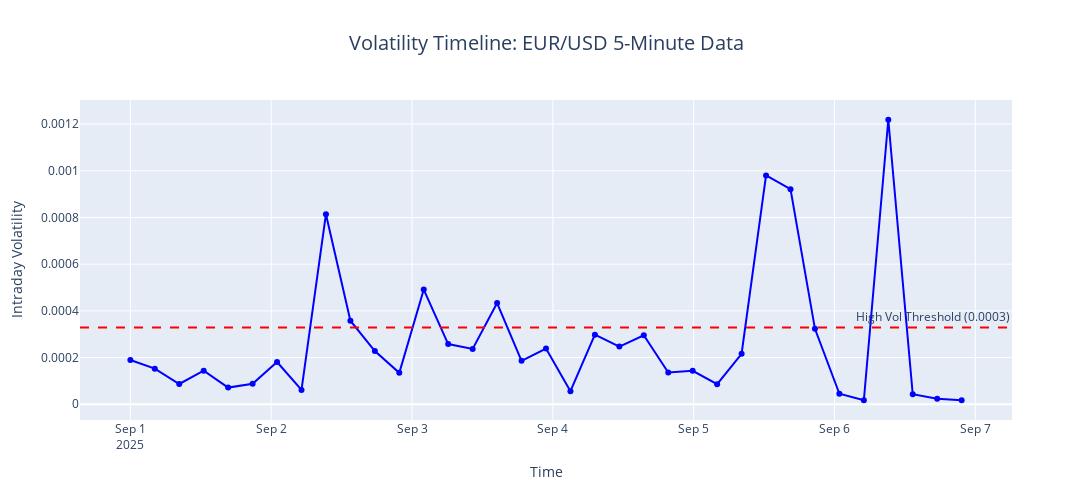

The notebook cell saved with this chart:
### Markdown cell above
## 6. Interactive Volatility Analysis

Create interactive visualizations to explore volatility patterns in detail and identify specific trading opportunities and risk periods.

### Code cell
def create_interactive_heatmap(data):
    """
    Create interactive Plotly heatmap
    """
    # Prepare data for interactive heatmap
    hourly_daily_vol = data.groupby(['day_of_week_num', 'hour'])['intraday_volatility'].mean().unstack()
    
    # Create day labels
    day_labels = ['Monday', 'Tuesday', 'Wednesday', 'Thursday', 'Friday', 'Saturday', 'Sunday']
    
    # Create interactive heatmap
    fig = go.Figure(data=go.Heatmap(
        z=hourly_daily_vol.values,
        x=list(range(24)),
        y=day_labels,
        colorscale='YlOrRd',
        hoverongaps=False,
        hovertemplate='<b>%{y}</b><br>Hour: %{x}:00<br>Volatility: %{z:.4f}<extra></extra>',
        colorbar=dict(title="Average Intraday Volatility")
    ))
    
    fig.update_layout(
        title=dict(
            text='Interactive Volatility Heatmap: EUR/USD Intraday Patterns',
            x=0.5,
            font=dict(size=20)
        ),
        xaxis=dict(
            title='Hour of Day',
            tickmode='linear',
            tick0=0,
            dtick=2
        ),
        yaxis=dict(title='Day of Week'),
        width=1000,
        height=600
    )
    
    return fig

def create_volatility_timeline(data):
    """
    Create interactive timeline of volatility
    """
    # Sample data for timeline (every 50th point to avoid overcrowding)
    timeline_data = data.iloc[::50].copy()
    
    fig = go.Figure()
    
    # Add volatility line
    fig.add_trace(go.Scatter(
        x=timeline_data.index,
        y=timeline_data['intraday_volatility'],
        mode='lines+markers',
        name='Intraday Volatility',
        line=dict(color='blue', width=2),
        hovertemplate='<b>%{x}</b><br>Volatility: %{y:.4f}<extra></extra>'
    ))
    
    # Add high volatility threshold line
    high_vol_threshold = data['intraday_volatility'].quantile(0.8)
    fig.add_hline(
        y=high_vol_threshold,
        line_dash="dash",
        line_color="red",
        annotation_text=f"High Vol Threshold ({high_vol_threshold:.4f})"
    )
    
    fig.update_layout(
        title=dict(
            text='Volatility Timeline: EUR/USD 5-Minute Data',
            x=0.5,
            font=dict(size=20)
        ),
        xaxis=dict(title='Time'),
        yaxis=dict(title='Intraday Volatility'),
        width=1200,
        height=500
    )
    
    return fig

if 'volatility_data' in locals() and volatility_data is not None:
    print("🔄 Creating interactive visualizations...")
    
    # Create interactive heatmap
    interactive_heatmap = create_interactive_heatmap(volatility_data)
    interactive_heatmap.show()
    
    # Create volatility timeline
    volatility_timeline = create_volatility_timeline(volatility_data)
    volatility_timeline.show()
    
    # Risk analysis summary
    print("\n🎯 Risk Analysis Summary:")
    
    # Find highest volatility periods
    top_vol_periods = volatility_data.nlargest(10, 'intraday_volatility')[['intraday_volatility', 'hour', 'day_of_week']]
    print("\n📈 Top 10 Highest Volatility Periods:")
    display(top_vol_periods)
    
    # Hourly volatility analysis
    hourly_vol = volatility_data.groupby('hour')['intraday_volatility'].agg(['mean', 'std', 'count']).round(4)
    print("\n⏰ Average Volatility by Hour:")
    display(hourly_vol.head(12))  # Show first 12 hours
    
    # Trading session analysis
    trading_sessions = {
        'Asian': (0, 8),
        'European': (8, 16),
        'American': (16, 24)
    }
    
    print("\n🌍 Trading Session Analysis:")
    for session, (start_hour, end_hour) in trading_sessions.items():
        session_data = volatility_data[(volatility_data['hour'] >= start_hour) & (volatility_data['hour'] < end_hour)]
        if len(session_data) > 0:
            avg_vol = session_data['intraday_volatility'].mean()
            print(f"   {session} Session ({start_hour:02d}:00-{end_hour:02d}:00): {avg_vol:.4f} ({avg_vol*100:.2f}%)")
    
else:
    print("❌ Cannot create interactive analysis - no data available")

### Figure 1 — Plotly figure (JSON) as saved in the notebook; plotly's stock layout.template omitted (floating-point values rounded to 4 significant figures)
{"data": [{"hovertemplate": "<b>%{x}</b><br>Volatility: %{y:.4f}<extra></extra>", "line": {"color": "blue", "width": 2}, "mode": "lines+markers", "name": "Intraday Volatility", "type": "scatter", "x": ["2025-09-01T00:00:00+00:00", "2025-09-01T04:10:00+00:00", "2025-09-01T08:20:00+00:00", "2025-09-01T12:30:00+00:00", "2025-09-01T16:40:00+00:00", "2025-09-01T20:50:00+00:00", "2025-09-02T01:00:00+00:00", "2025-09-02T05:10:00+00:00", "2025-09-02T09:20:00+00:00", "2025-09-02T13:30:00+00:00", "2025-09-02T17:40:00+00:00", "2025-09-02T21:50:00+00:00", "2025-09-03T02:00:00+00:00", "2025-09-03T06:10:00+00:00", "2025-09-03T10:20:00+00:00", "2025-09-03T14:30:00+00:00", "2025-09-03T18:40:00+00:00", "2025-09-03T22:50:00+00:00", "2025-09-04T03:00:00+00:00", "2025-09-04T07:10:00+00:00", "2025-09-04T11:20:00+00:00", "2025-09-04T15:30:00+00:00", "2025-09-04T19:40:00+00:00", "2025-09-04T23:50:00+00:00", "2025-09-05T04:00:00+00:00", "2025-09-05T08:10:00+00:00", "2025-09-05T12:20:00+00:00", "2025-09-05T16:30:00+00:00", "2025-09-05T20:40:00+00:00", "2025-09-06T00:50:00+00:00", "2025-09-06T05:00:00+00:00", "2025-09-06T09:10:00+00:00", "2025-09-06T13:20:00+00:00", "2025-09-06T17:30:00+00:00", "2025-09-06T21:40:00+00:00"], "y": [0.0001896, 0.0001524, 8.677e-05, 0.0001437, 7.122e-05, 8.752e-05, 0.0001809, 6.128e-05, 0.0008142, 0.000358, 0.0002276, 0.0001346, 0.0004913, 0.0002579, 0.0002367, 0.0004333, 0.0001858, 0.0002387, 5.578e-05, 0.0002982, 0.0002469, 0.0002952, 0.0001359, 0.000143, 8.569e-05, 0.0002163, 0.0009803, 0.0009212, 0.0003229, 4.482e-05, 1.708e-05, 0.001219, 4.269e-05, 2.349e-05, 1.708e-05]}], "layout": {"annotations": [{"showarrow": false, "text": "High Vol Threshold (0.0003)", "x": 1, "xanchor": "right", "xref": "x domain", "y": 0.0003293, "yanchor": "bottom", "yref": "y"}], "height": 500, "shapes": [{"line": {"color": "red", "dash": "dash"}, "type": "line", "x0": 0, "x1": 1, "xref": "x domain", "y0": 0.0003293, "y1": 0.0003293, "yref": "y"}], "title": {"font": {"size": 20}, "text": "Volatility Timeline: EUR/USD 5-Minute Data", "x": 0.5}, "width": 1200, "xaxis": {"title": {"text": "Time"}}, "yaxis": {"title": {"text": "Intraday Volatility"}}}}
